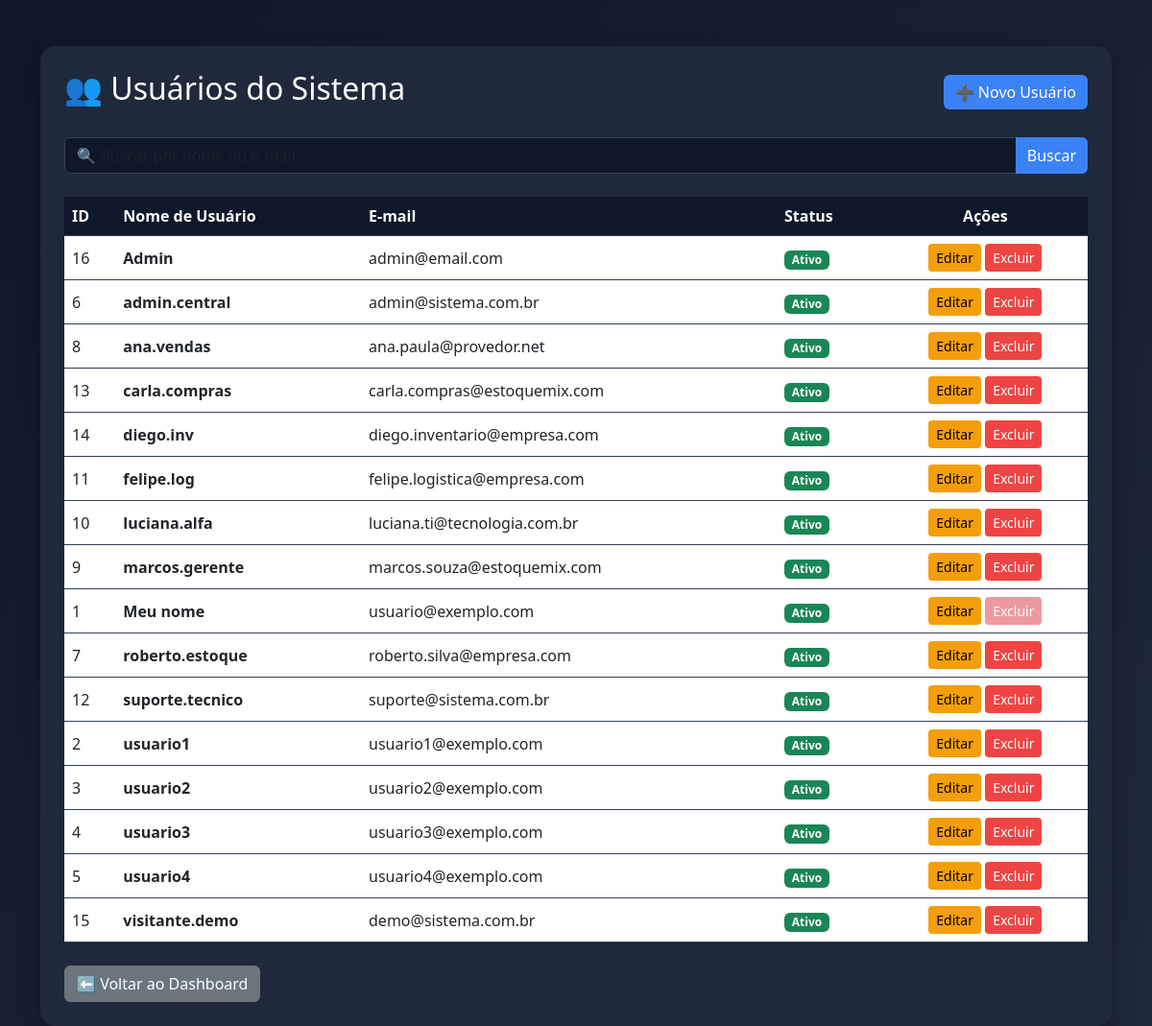
/public/usuario.php (signed in), run on the app's committed database.
### tables this page shows
CREATE TABLE IF NOT EXISTS `usuarios` (
  `id` int NOT NULL AUTO_INCREMENT,
  `nomeusuario` varchar(100) NOT NULL,
  `email` varchar(100) NOT NULL,
  `senha` varchar(255) NOT NULL,
  `failed_attempts` int DEFAULT '0',
  `lock_until` datetime DEFAULT NULL,
  PRIMARY KEY (`id`),
  UNIQUE KEY `email` (`email`),
  KEY `fkusuarioid` (`id`)
);

### public/usuario.php (the view, shortened to what this page needs)
<?php
$id_logado = $_SESSION['usuario_id'] ?? $_SESSION['id'] ?? $_SESSION['user_id'] ?? 0;
$db = new Database();
$pdo = $db->conectar();
$busca = $_GET['busca'] ?? '';
if (!empty($busca)) {
    $stmt = $pdo->prepare("SELECT id, nomeusuario, email, failed_attempts, lock_until FROM usuarios WHERE nomeusuario LIKE ? OR email LIKE ? ORDER BY nomeusuario ASC");
    $stmt->execute(["%$busca%", "%$busca%"]);
    $lista = $stmt->fetchAll(PDO::FETCH_ASSOC);
} else {
    $stmt = $pdo->query("SELECT id, nomeusuario, email, failed_attempts, lock_until FROM usuarios ORDER BY nomeusuario ASC");
    $lista = $stmt->fetchAll(PDO::FETCH_ASSOC);
}
?>
<!DOCTYPE html>
<html lang="pt-br">
<head>
    <link href="https://cdn.jsdelivr.net/npm/bootstrap@5.3.0/dist/css/bootstrap.min.css" rel="stylesheet">
</head>
<body>
<div class="container mt-5">
    <div class="card-custom">
        <div class="d-flex justify-content-between align-items-center mb-4">
            <h2>👥 Usuários do Sistema</h2>
            <a href="usuarionovo.php" class="btn btn-primary">➕ Novo Usuário</a>
        </div>
        <form method="GET" class="mb-4">
            <div class="input-group">
                <input type="text" name="busca" class="form-control"
                       placeholder="🔍 Buscar por nome ou e-mail..." value="<?= htmlspecialchars($busca) ?>">
                <button class="btn btn-primary">Buscar</button>
            </div>
        </form>
        <table class="table table-hover shadow-sm">
            <thead class="table-dark">
                <tr>
                    <th width="5%">ID</th>
                    <th>Nome de Usuário</th>
                    <th>E-mail</th>
                    <th>Status</th>
                    <th width="20%" class="text-center">Ações</th>
                </tr>
            </thead>
        <tbody>
    <?php if (empty($lista)): ?>
        <tr>
            <td colspan="5" class="text-center text-muted p-4">Nenhum usuário encontrado.</td>
        </tr>
    <?php else: ?>
        <?php foreach ($lista as $u):
            $is_locked = ($u['lock_until'] && strtotime($u['lock_until']) > time());
        ?>
        <tr>
            <td><?= $u['id'] ?></td>
            <td><strong><?= htmlspecialchars($u['nomeusuario']) ?></strong></td>
            <td><?= htmlspecialchars($u['email']) ?></td>
            <td>
                <?php if ($is_locked): ?>
                    <span class="badge badge-locked">Bloqueado até <?= date('d/H:i', strtotime($u['lock_until'])) ?></span>
                <?php else: ?>
                    <span class="badge bg-success">Ativo</span>
                <?php endif; ?>
            </td>
            <td class="text-center">
                <a href="usuarioeditar.php?id=<?= $u['id'] ?>" class="btn btn-sm btn-warning">Editar</a>
                <?php if ($u['id'] == $id_logado): ?>
                    <button class="btn btn-sm btn-danger opacity-50" title="Você não pode excluir seu próprio usuário" disabled>
                        Excluir
                    </button>
                <?php else: ?>
                    <a href="?excluir=<?= $u['id'] ?>"
                       class="btn btn-sm btn-danger"
                       onclick="return confirm('Tem certeza que deseja excluir o usuário <?= htmlspecialchars($u['nomeusuario']) ?>?')">
                        Excluir
                    </a>
                <?php endif; ?>
            </td>
        </tr>
        <?php endforeach; ?>
    <?php endif; ?>
</tbody>
        </table>
        <div class="mt-4">
            <a href="dashboard.php" class="btn btn-secondary">⬅ Voltar ao Dashboard</a>
        </div>
    </div>
</div>
</body>
</html>

### public/usuario.php (style rules this page uses)
body { background: linear-gradient(135deg, #0f172a, #1e293b); color: #fff; min-height: 100vh; }
.card-custom { background: #1e293b; border-radius: 15px; padding: 25px; box-shadow: 0 10px 25px rgba(0,0,0,0.3); }
.table { color: #fff; border-color: #334155; vertical-align: middle; }
.table-dark { --bs-table-bg: #0f172a; }
.form-control { background: #0f172a; border: 1px solid #334155; color: #fff; }
.btn-primary { background: #3b82f6; border: none; }
.btn-danger { background: #ef4444; border: none; }
.btn-warning { background: #f59e0b; border: none; color: #000; }

### data on the page
usuarios: id "16", nomeusuario "Admin", email "admin@email.com", shows "Ativo"
usuarios: id "6", nomeusuario "admin.central", email "admin@sistema.com.br", shows "Ativo"
usuarios: id "8", nomeusuario "ana.vendas", email "ana.paula@provedor.net", shows "Ativo"
usuarios: id "13", nomeusuario "carla.compras", email "carla.compras@estoquemix.com", shows "Ativo"
usuarios: id "14", nomeusuario "diego.inv", email "diego.inventario@empresa.com", shows "Ativo"
usuarios: id "11", nomeusuario "felipe.log", email "felipe.logistica@empresa.com", shows "Ativo"
usuarios: id "10", nomeusuario "luciana.alfa", email "luciana.ti@tecnologia.com.br", shows "Ativo"
usuarios: id "9", nomeusuario "marcos.gerente", email "marcos.souza@estoquemix.com", shows "Ativo"
usuarios: id "1", nomeusuario "Meu nome", email "usuario@exemplo.com", shows "Ativo", shows "Excluir"
usuarios: id "7", nomeusuario "roberto.estoque", email "roberto.silva@empresa.com", shows "Ativo"
usuarios: id "12", nomeusuario "suporte.tecnico", email "suporte@sistema.com.br", shows "Ativo"
usuarios: id "2", nomeusuario "usuario1", email "usuario1@exemplo.com", shows "Ativo"
usuarios: id "3", nomeusuario "usuario2", email "usuario2@exemplo.com", shows "Ativo"
usuarios: id "4", nomeusuario "usuario3", email "usuario3@exemplo.com", shows "Ativo"
usuarios: id "5", nomeusuario "usuario4", email "usuario4@exemplo.com", shows "Ativo"
usuarios: id "15", nomeusuario "visitante.demo", email "demo@sistema.com.br", shows "Ativo"
